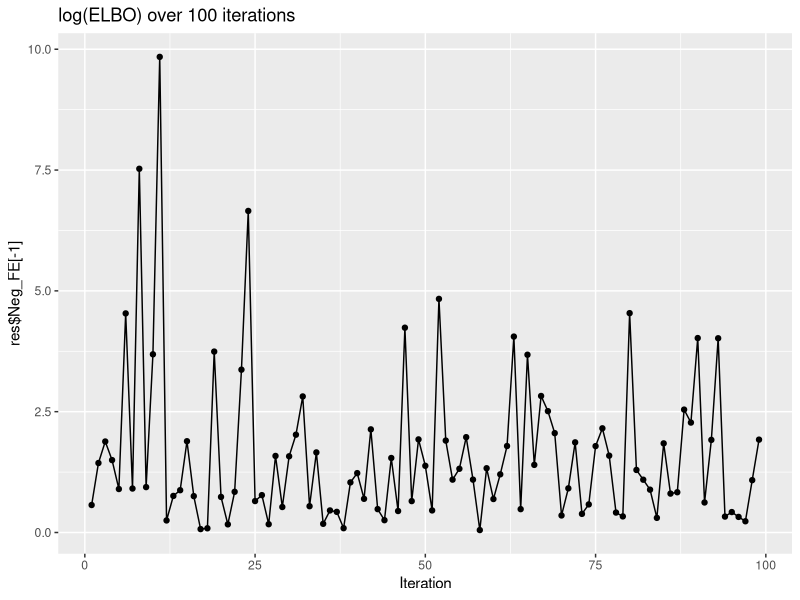

Source code (R):
## ---- chunk 1
knitr::opts_chunk$set(
  collapse = TRUE,
  comment = "#>"
)
## ---- chunk 2
#Load the library SDA4D
#library(SDA4D)
## ---- chunk 3
set.seed(42)
# generatedData <- generate_example_data()
# 
# dim(generatedData$dataTensor)
# 
# lapply(generateData,dim)
## ---- chunk 4
#res<-RunSDA4D(generatedData$dataTensor,dimn_vector = c(),maxiters = 100,stopping=FALSE)
## ---- chunk 5
res<-list(Neg_FE=exp(rnorm(100)))
# plot(log(res$Neg_FE[-1]),col='red',pch=4,xlab='Iteration',main='log(ELBO) over 100 iterations')
# lines(log(res$Neg_FE[-1]),col='red')
## ---- chunk 6
library(ggplot2)
qplot(x=c(1:length(res$Neg_FE[-1])),y=res$Neg_FE[-1],geom=c("point", "line"))+xlab('Iteration')+ggtitle('log(ELBO) over 100 iterations')
## ---- chunk 7
names(res)
